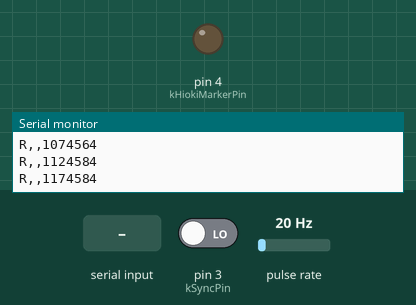
Simulated run of this sketch. Board: Arduino Uno, built with avr-gcc and run on an emulated ATmega328P. Parts: output pins drawn as LEDs (lit = HIGH), the last lines printed to the serial monitor. Wiring (inferred from the names in the program): pulse sensor: data pin 2. The inputs (shaded band) are chosen by the test bench; at power-on: pin 3 (kSyncPin) LOW, pulse rate 20 Hz.

Above: at 1.2 s.
1.3 s: "COMMAND_ON\n" received over Serial
At 2.7 s:
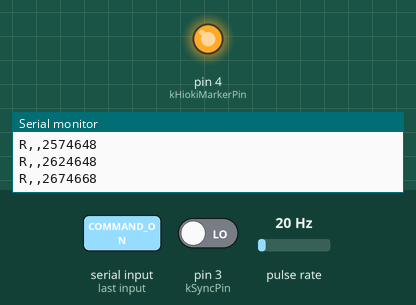
4.3 s: "MARK_START\n" received over Serial
At 5.0 s:
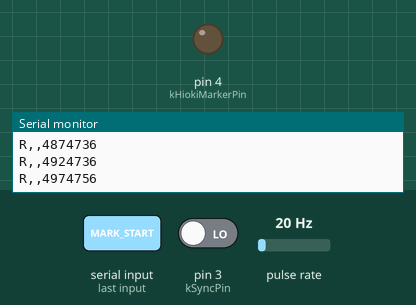
Timing chart, 0 to 7.3 s (numbered marks = the images above; inputs shaded):
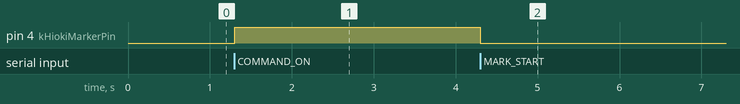

Measured:
- after the input at 1.3 s, pin 4 (kHiokiMarkerPin): LOW → HIGH at once
- after the input at 4.3 s, pin 4 (kHiokiMarkerPin): HIGH → LOW at once

The sketch:

rpm_capture_uno.ino
```cpp
// EE-SPY401 pulse and hardware-sync edge capture for Arduino Uno R3.
//
// Wiring:
//   D2 <- EE-SPY401 NPN output with an external pull-up to 5 V
//   D3 <- D4 through 1 kohm (physical COMMAND_ON/OFF edge loopback)
//   D4 -> 1 kohm -> HIOKI LR8450 EXT.I/O PULSE2 (as-built circuit)
//   Arduino GND -> HIOKI EXT.I/O GND at one point (non-isolated)
//
// Output at 1000000 baud:
//   event,label,micros
//   R,123456       (RPM reflection edge)
//   S,124000       (hardware synchronization edge)
//   M,COMMAND_ON,125000 (named software marker)
//   O,1            (one or more ring-buffer overflows occurred)
// Sending one of the five named marker commands records an M event at the Uno
// receive time. Legacy "MARK" still records an S event.

#include <Arduino.h>

namespace {

constexpr uint8_t kRpmPin = 2;
constexpr uint8_t kSyncPin = 3;
constexpr uint8_t kHiokiMarkerPin = 4;
constexpr uint16_t kBufferSize = 192;

struct EdgeEvent {
  uint32_t time_us;
  char kind;
  uint8_t marker_id;
};

volatile EdgeEvent events[kBufferSize];
volatile uint8_t head = 0;
volatile uint8_t tail = 0;
volatile bool overflowed = false;

void recordEvent(char kind, uint8_t marker_id = 0) {
  const uint8_t next = static_cast<uint8_t>((head + 1) % kBufferSize);
  if (next == tail) {
    overflowed = true;
    return;
  }
  events[head].time_us = micros();
  events[head].kind = kind;
  events[head].marker_id = marker_id;
  head = next;
}

void onRpmEdge() { recordEvent('R'); }
void onSyncEdge() { recordEvent('S'); }

bool popEvent(EdgeEvent* event) {
  noInterrupts();
  if (tail == head) {
    interrupts();
    return false;
  }
  event->time_us = events[tail].time_us;
  event->kind = events[tail].kind;
  event->marker_id = events[tail].marker_id;
  tail = static_cast<uint8_t>((tail + 1) % kBufferSize);
  interrupts();
  return true;
}

uint8_t markerId(const char* command) {
  if (strcmp(command, "MARK_START") == 0) return 1;
  if (strcmp(command, "COMMAND_ON") == 0) return 2;
  if (strcmp(command, "COMMAND_ACK") == 0) return 3;
  if (strcmp(command, "COMMAND_OFF") == 0) return 4;
  if (strcmp(command, "MARK_END") == 0) return 5;
  return 0;
}

const __FlashStringHelper* markerName(uint8_t marker_id) {
  switch (marker_id) {
    case 1: return F("MARK_START");
    case 2: return F("COMMAND_ON");
    case 3: return F("COMMAND_ACK");
    case 4: return F("COMMAND_OFF");
    case 5: return F("MARK_END");
    default: return F("UNKNOWN");
  }
}

void printMarker(uint8_t marker_id, uint32_t time_us) {
  // Markers must never compete with the high-rate RPM ring buffer. Emit them
  // immediately from loop() so command timing survives an RPM edge flood.
  Serial.print(F("M,"));
  Serial.print(markerName(marker_id));
  Serial.print(',');
  Serial.println(time_us);
}

void updateHiokiMarker(uint8_t marker_id) {
  // D4 is HIGH during the commanded motor run. With the as-built
  // non-isolated interface, HIOKI PULSE2 is active HIGH: rising edge is ON and
  // falling edge is OFF. MARK_START/MARK_END force D4 LOW between experiments.
  if (marker_id == 2) {
    digitalWrite(kHiokiMarkerPin, HIGH);  // COMMAND_ON
  } else if (marker_id == 1 || marker_id == 4 || marker_id == 5) {
    digitalWrite(kHiokiMarkerPin, LOW);   // START/OFF/END
  }
}

}  // namespace

void setup() {
  Serial.begin(1000000);
  pinMode(kRpmPin, INPUT);   // External 4.7--10 kohm pull-up is required.
  pinMode(kSyncPin, INPUT);  // Buffer/isolator must provide a defined level.
  pinMode(kHiokiMarkerPin, OUTPUT);
  digitalWrite(kHiokiMarkerPin, LOW);
  attachInterrupt(digitalPinToInterrupt(kRpmPin), onRpmEdge, FALLING);
  attachInterrupt(digitalPinToInterrupt(kSyncPin), onSyncEdge, CHANGE);
  Serial.println(F("event,label,micros"));
}

void loop() {
  while (Serial.available() > 0) {
    static char command[20];
    static uint8_t command_length = 0;
    const char value = static_cast<char>(Serial.read());
    if (value == '\r') {
      continue;
    }
    if (value == '\n') {
      command[command_length] = '\0';
      if (strcmp(command, "MARK") == 0) {
        recordEvent('S');
      } else {
        const uint8_t marker_id = markerId(command);
        if (marker_id != 0) {
          const uint32_t marker_time_us = micros();
          updateHiokiMarker(marker_id);
          printMarker(marker_id, marker_time_us);
        }
      }
      command_length = 0;
      continue;
    }
    if (command_length + 1 < sizeof(command)) {
      command[command_length++] = value;
    } else {
      command_length = 0;
    }
  }

  EdgeEvent event{};
  // Bound each drain pass so a continuous RPM edge flood cannot starve the
  // serial command parser and delay COMMAND_ACK/COMMAND_OFF indefinitely.
  for (uint8_t drained = 0; drained < 24 && popEvent(&event); ++drained) {
    Serial.print(event.kind);
    Serial.print(',');
    if (event.kind == 'M') Serial.print(markerName(event.marker_id));
    Serial.print(',');
    Serial.println(event.time_us);
  }

  noInterrupts();
  const bool report_overflow = overflowed;
  overflowed = false;
  interrupts();
  if (report_overflow) {
    Serial.println(F("O,,1"));
  }
}
```
